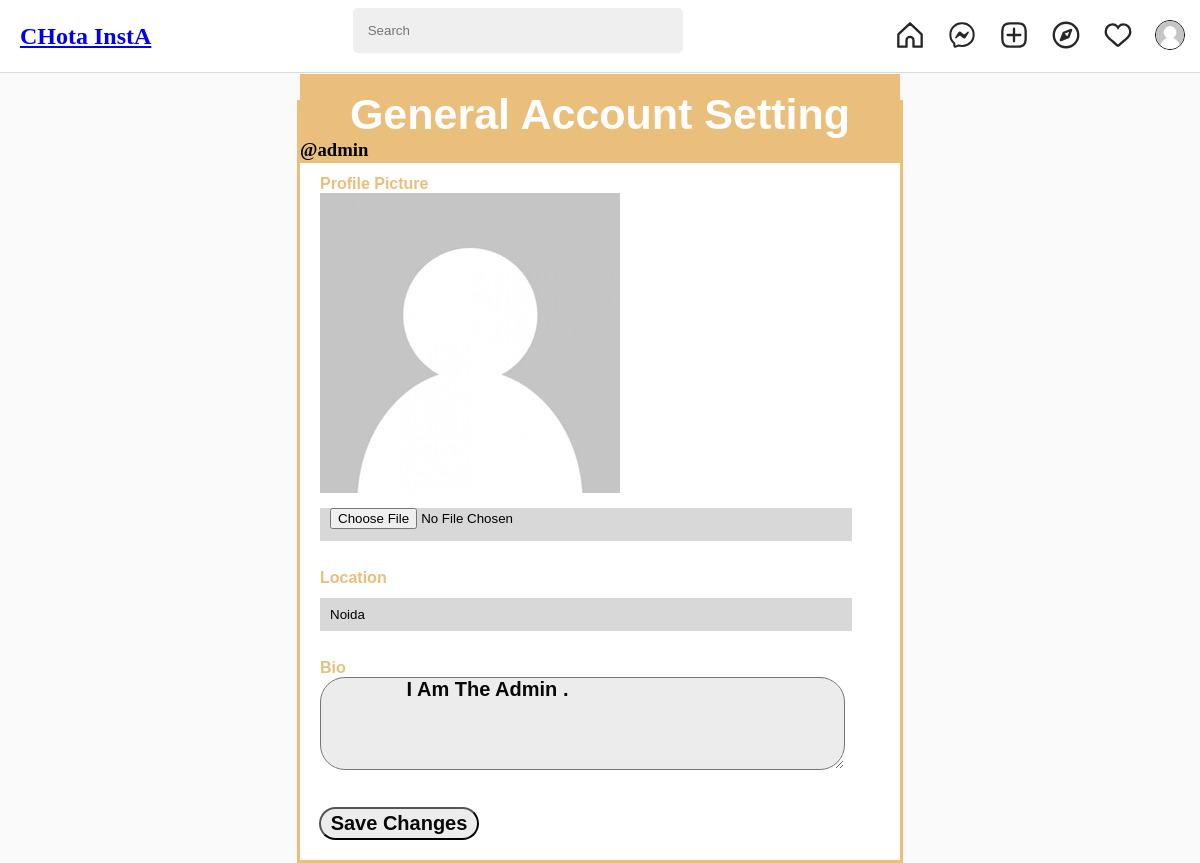
Screenshot of /settings (signed in) with the database file from the repository.
### userprofile/models.py (models this page shows, shortened)
class Profile(models.Model):
    user = models.OneToOneField(User, on_delete=models.CASCADE)
    id_user = models.IntegerField()
    bio = models.TextField(blank=True)
    profile_pics = models.ImageField(upload_to="profile_images",
                                     default="blank-profile-photo.jpeg")
    location = models.CharField(max_length=100, blank=True)
    @property
    def get_profile_picture(self):
        return self.profile_pics.url if self.profile_pics else None

### userprofile/views.py (the view, shortened to what this page needs)
# urls.py: path('settings', views.settings, name="account_setting"),
@login_required(login_url="login")
def settings(request):
    template_file = os.path.join("user", "general_setting.html")
    try:
        user_profile = Profile.objects.get(user=request.user)
    except Profile.DoesNotExist:
        user_profile = Profile.objects.create(user=request.user, id_user=request.user.id)
    context = {
        "user_profile": user_profile
        }
    return render(request, template_file, context)

### templates/user/general_setting.html (shortened to what this page needs)
{% extends 'posts/base.html' %}
{% block link %} {% load static %}
<link rel="stylesheet" href="{% static 'styles/userprofile//settings.css' %}" />
{% endblock link %}
{% block user_container %}
<div class="profile__section">
  <div class="head">
    <div class="container">
      <div class="title">
        <h1>General Account Setting</h1>
        <h3>@{{user.username}}</h3>
      </div>
    </div>
  </div>
  <div class="content">
    <div class="container">
      <form method="post" action="/settings" enctype="multipart/form-data">
        <div class="first">
          <label for="first">Profile Picture</label>
          <img src="{{user_profile.profile_pics.url}}" alt="profile picture" class="profile-image"/>
          <input type="file"
           name="profile_pic"
           id="first"
           accept="image/*"
            />
        </div>
        <div class="pass">
          <label for="pass">Location</label>
          <input
            type="text"
            value="{{user_profile.location}}"
            placeholder="Your Location"
            name="location"
          />
        </div>
        <div class="cpass">
          <label for="Cpass">Bio</label>
          <textarea name="bio" id="Cpass"
          placeholder="Write about yourself"
          style="width: 85%;height: 91px;padding-left: 30px;text-align: inherit;">
          {{user_profile.bio}}
        </textarea>
        </div>
        <div class="submit">
          <input type="submit" value="Save changes" />
        </div>
      </form>
    </div>
  </div>
</div>
{% endblock user_container %}

### templates/posts/base.html (shortened to what this page needs)
<!DOCTYPE html>
<html lang="en">
  <head>
    {% load static %}
    <link rel="stylesheet" href="{% static 'styles/userprofile/user_view.css' %}" />
    {% block link %}
    {% endblock link %}
  </head>
  <body>
    <div class="profile">
      <div class="profile__header">
        <div class="header-container">
          <div class="profile__logo">
            <a href="/"><h2> CHota InstA </h2></a>
          </div>
          <div class="profile__searchBar">
            <form id="searchForm" action="/search" method="GET">
              <input type="text" class="form-control" placeholder="Search" name="q" />
            </form>
          </div>
          <div class="profile__settings">
            <a href="/home">
              <button>
              </button>
            </a>
            <button>
            </button>
            <a href="/upload">
              <button>
              </button>
            </a>
            <a href="/explore">
              <button>
              </button>
            </a>
            <a href="/notifications">
              <button>
              </button>
            </a>
            <a href="/profile"><button><img src="{{ user_profile.get_profile_picture }}" alt="{{ request.user.username }} profile-avatar" /></button></a>
          </div>
        </div>
      </div>
      {% block user_container %}
      {% endblock %}
    </div>
  </body>
</html>

### static/styles/userprofile/user_view.css (style rules this page uses)
* { margin: 0; padding: 0; }
body { background-color: #fafafa; }
.profile { margin-top: 100px; margin-bottom: 25px; }
.profile__header { background-color: white; border-bottom: 1px solid #dbdbdb; padding: 10px 20px; position: fixed; width: 98%; top: 0; }
.header-container { display: flex; justify-content: space-between; align-items: center; }
.profile__logo { object-fit: contain; }
.profile__searchBar input[type=text] { width: 300px; background-color: #efefef; border-radius: 5px; border: none; padding: 15px; }
.profile__settings { display: flex; }
.profile__settings button { width: 52px; height: 52px; background-color: transparent; border: none; }
.profile__settings button svg { width: 28px; height: 28px; }
.profile__settings img { width: 28px; object-fit: contain; border: 1px solid black; border-radius: 100%; }

### static/styles/userprofile/settings.css (style rules this page uses)
.container { width:600px; margin:34px auto -34px; border: 3px solid #E9BF7B ; }
.head .title h1 { text-align: center; font-weight: bold; font-size: 43px; text-transform: capitalize; font-family: Arial, Helvetica, sans-serif; padding:16px 0 0 0; color:white; }
.head .title { background-color: #E9BF7B; height:83px; margin: -29px 0 0 0; }
.first,.last,.email,.pass,.cpass { margin:12px 0 13px 20px; padding:12px 0 0 0; }
.first label, .last label, .email label, .pass label, .cpass label { text-transform: capitalize; font-weight:bold; font-family: Arial, Helvetica, sans-serif; color:#E9BF7B; }
.first input, .last input, .email input, .pass input, .cpass input { width:90%; height:33px; margin: 11px 0 3px 0; text-transform: capitalize; padding: 0 0 0 10px; background-color: #D8D8D8; border: none; }
.submit { margin:0 0 0 19px; }
.submit input[type="submit"], textarea { background-color:#ececec; color:rgb(8, 8, 8); font-weight: bold; margin:0 0 20px 0; font-family: Arial, Helvetica, sans-serif; border-radius: 25px; font-size: 20px; text-transform: capitalize; width:160px; height:33px; }
form { margin:-12px 0 0 0px; background-color: white; }

### rows the page displays
Profile: get_profile_picture (placeholder picture), profile_pics (placeholder picture), location "Noida", bio "I am the admin ."

### other values shown
{{ user.username }} "admin"
